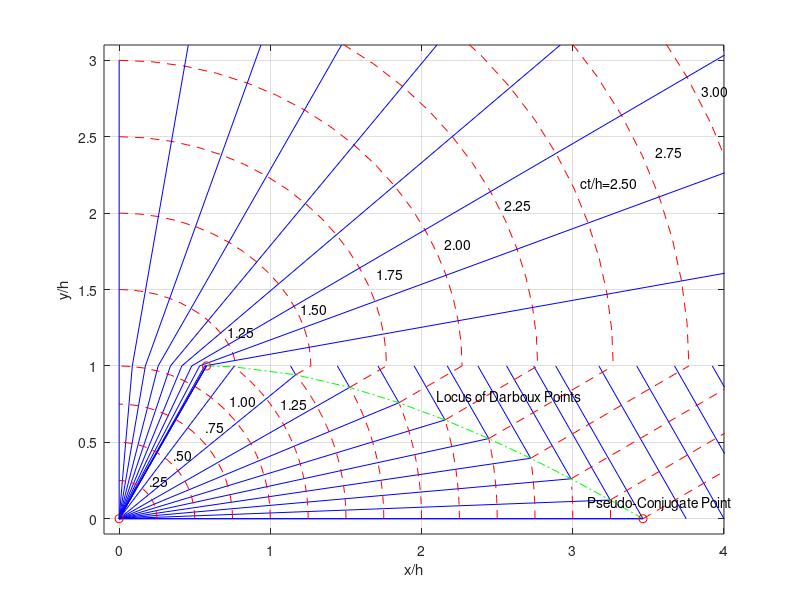

Reproduce this figure in MATLAB.
% Script p8_7_1.m; min time paths in a region of w. discontin. velocity;
%                                                          7/98, 7/23/02
%
b=sqrt(3); Ta=[2/b 1.25:.25:3.25 2*b]; Na=length(Ta); un=ones(1,Na);
ya=sqrt(b*Ta/2-3*un/4)+1.5*un-b*Ta/2; xa=2*Ta-2*b*un+b*ya; 
th2=[0:5:90]*pi/180; N=length(th2); un=ones(1,N); th1=asin(sin(th2)/2);
x1=tan(th1); t1=un./cos(th1);
%
figure(1); clf; t2a=[1.25:.25:3.25 2*b]; N1=length(t2a);
for i=1:N1, t2=t2a(i); x=x1+2*(t2*un-t1).*sin(th2); 
   xc(i)=x1(N)+2*(t2-t1(N)); y=un+2*(t2*un-t1).*cos(th2);
   plot(x,y,'r--'); hold on; end; th2a=[10:10:90]*pi/180; yf=3.1;
for i=1:9, th2=th2a(i); th1=asin(sin(th2)/2); x1=tan(th1); 
   xf=x1+(yf-1)*tan(th2); plot([x1 xf],[1 yf],'b',[0 x1],[0 1],'b');
end 
for i=1:Na, plot([0 xa(i)],[0 ya(i)],'b',[xa(i)-(1-ya(i))/b xa(i)],...
      [1 ya(i)],'b'); end
al=[0:5:90]*pi/180; d=[.25:.25:1]; for i=1:4, xb=d(i)*cos(al);
   yb=d(i)*sin(al); plot(xb,yb,'r--'); end
plot(xa,ya,'g-.',[3.75-1/b 3.75],[1 0],'b',[4-1/b 4],[1 0],'b',...
   [4.25-1/b 4.25],[1 0],'b',[4.5-1/b 4.5],[1 0],'b',[0 2*b],...
   [0 0],'b',2*b,0,'ro',0,0,'ro',[0 0],[0 3],'b',1/b,1,'ro',...
   [0 1/b],[0 1],'b'); d=[1.25:.25:3.25];
for i=1:9, alm=atan(ya(i+1)/xa(i+1)); al=[0:pi/180:alm];
   xb=d(i)*cos(al); yb=d(i)*sin(al); plot(xb,yb,'r--'); end
for i=1:10, plot([xa(i+1) xc(i)],[ya(i+1) 1],'r--'); end; hold off
grid; axis([-.1 4 -.1 3.1]); text(2.1,.8,'Locus of Darboux Points')
text(3.1,.1,'Pseudo-Conjugate Point'); xlabel('x/h'); ylabel('y/h')
text(3.05,2.2,'ct/h=2.50'); text(3.55,2.4,'2.75') 
text(2.55,2.05,'2.25'); text(3.85,2.8,'3.00'); text(2.15,1.8,'2.00')
text(1.7,1.6,'1.75'); text(1.2,1.37,'1.50');text(.72,1.22,'1.25')
text(.73,.77,'1.00'); text(.57,.6,'.75'); text(.36,.42,'.50')
text(.2,.25,'.25'); text(1.07,.75,'1.25')
